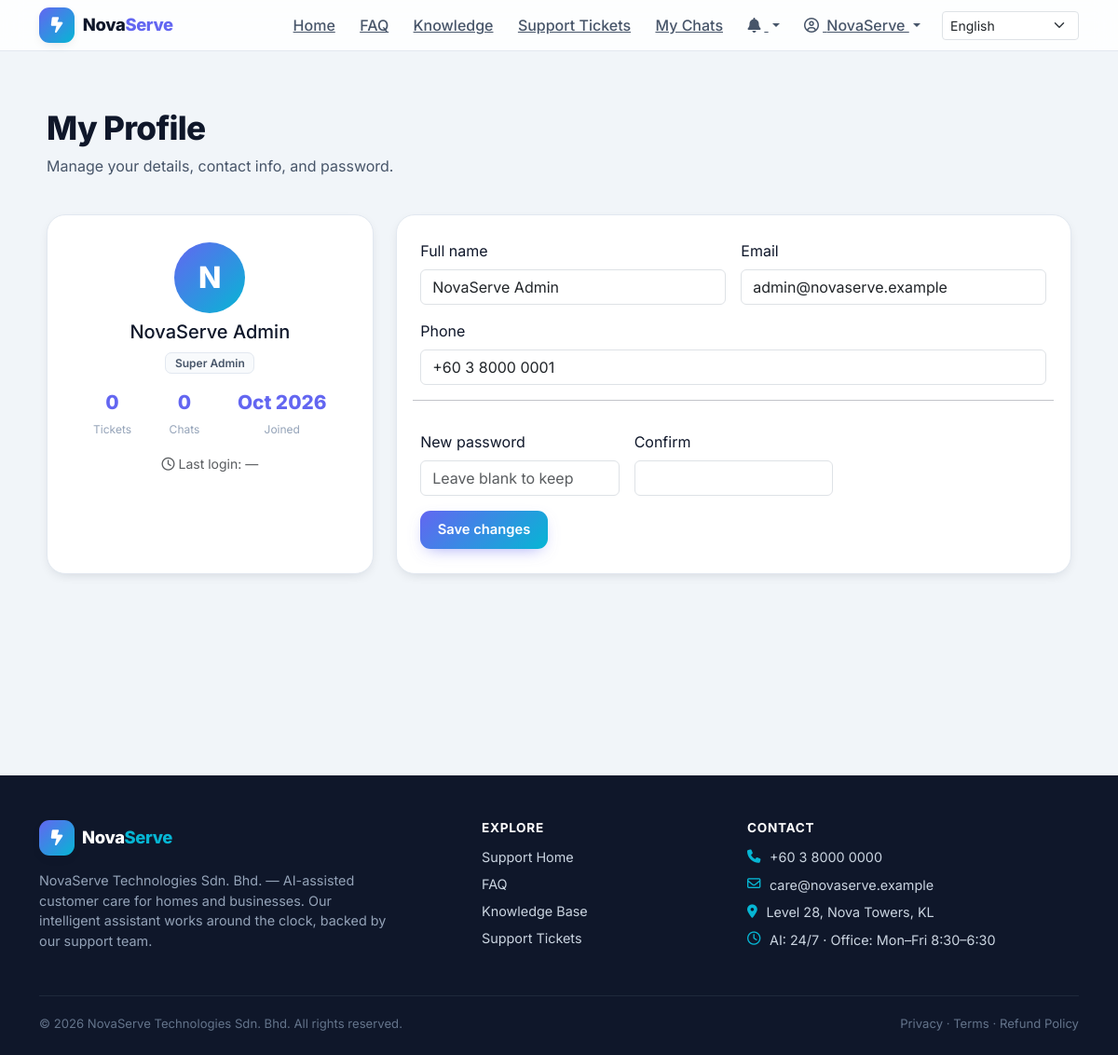
The app's page /profile.php (signed in) with its own data.
### tables this page shows
CREATE TABLE users (
  id            INT UNSIGNED AUTO_INCREMENT PRIMARY KEY,
  role          ENUM('super_admin','staff','content_mgr','customer') NOT NULL DEFAULT 'customer',
  name          VARCHAR(120) NOT NULL,
  email         VARCHAR(160) NOT NULL UNIQUE,
  phone         VARCHAR(40)  NULL,
  password      VARCHAR(255) NOT NULL,
  status        ENUM('active','disabled','pending') NOT NULL DEFAULT 'active',
  last_login_at DATETIME NULL,
  created_at    DATETIME NOT NULL DEFAULT CURRENT_TIMESTAMP,
  updated_at    DATETIME NOT NULL DEFAULT CURRENT_TIMESTAMP ON UPDATE CURRENT_TIMESTAMP,
  INDEX idx_users_role (role),
  INDEX idx_users_status (status)
);

### includes/bootstrap.php (called while the page is built, shortened)
<?php
require_once __DIR__ . '/../config/db.php';
function app_base(): string
{
    if (defined('APP_URL') && APP_URL !== '') {
        return APP_URL;
    }
    $script = str_replace('\\', '/', dirname($_SERVER['SCRIPT_NAME'] ?? '/'));
    return rtrim($script, '/');
}

### includes/helpers.php (called while the page is built, shortened)
<?php
require_once __DIR__ . '/bootstrap.php';
function e(?string $value): string
{
    return htmlspecialchars((string) $value, ENT_QUOTES | ENT_SUBSTITUTE, 'UTF-8');
}
function url(string $path = ''): string
{
    $base = rtrim(app_base(), '/');
    return $base . '/' . $path;
}
function fmt_date(?string $ts, string $format = 'd M Y H:i'): string
{
    try {
        return date($format, strtotime($ts));
    } catch (Exception $ex) {
        return $ts;
    }
}

### config/db.php (called while the page is built, shortened)
<?php
function db(): PDO
{
    static $pdo = null;
    if ($pdo instanceof PDO) {
        return $pdo;
    }
    $cfgFile = __DIR__ . '/install_config.php';
    if (is_file($cfgFile)) {
        $cfg = require $cfgFile;
        $host = $cfg['db_host'] ?? DB_HOST;
        $port = $cfg['db_port'] ?? DB_PORT;
        $name = $cfg['db_name'] ?? DB_NAME;
        $user = $cfg['db_user'] ?? DB_USER;
        $pass = $cfg['db_pass'] ?? DB_PASS;
    } else {
        $host = DB_HOST;
        $port = DB_PORT;
        $name = DB_NAME;
        $user = DB_USER;
        $pass = DB_PASS;
    }
    $dsn = "mysql:host={$host};port={$port};dbname={$name};charset=utf8mb4";
    try {
        $pdo = new PDO($dsn, $user, $pass, [
            PDO::ATTR_ERRMODE            => PDO::ERRMODE_EXCEPTION,
            PDO::ATTR_DEFAULT_FETCH_MODE => PDO::FETCH_ASSOC,
            PDO::ATTR_EMULATE_PREPARES   => false,
        ]);
    } catch (PDOException $e) {
        error_log('DB connection failed: ' . $e->getMessage());
        http_response_code(500);
        if (APP_DEBUG) {
            exit('Database connection failed: ' . htmlspecialchars($e->getMessage()));
        }
        exit('Something went wrong. Please try again later.');
    }
    return $pdo;
}

### includes/auth.php (called while the page is built, shortened)
<?php
require_once __DIR__ . '/helpers.php';
function role_label(string $role): string
{
    return match ($role) {
        'super_admin' => 'Super Admin',
        'staff'       => 'Support Staff',
        'content_mgr' => 'Content Manager',
        default       => 'Customer',
    };
}
function current_user(): ?array
{
    static $cached = null;
    if ($cached !== null) {
        return $cached['id'] == $_SESSION['user_id'] ? $cached['row'] : null;
    }
    try {
        $stmt = db()->prepare('SELECT * FROM users WHERE id = :id AND status = "active" LIMIT 1');
        $stmt->execute([':id' => $_SESSION['user_id']]);
        $row = $stmt->fetch() ?: null;
    } catch (Throwable $e) {
        $row = null;
    }
    $cached = ['id' => $_SESSION['user_id'], 'row' => $row];
    return $row;
}
function is_logged_in(): bool
{
    return current_user() !== null;
}
function require_login(): void
{
    if (!is_logged_in()) {
        $_SESSION['intended'] = $_SERVER['REQUEST_URI'] ?? '/';
        redirect('login.php');
    }
}

### profile.php (the view, shortened to what this page needs)
<?php
require_once __DIR__ . '/includes/auth.php';
require_login();
$me = current_user();
$t = db()->prepare('SELECT COUNT(*) c FROM support_tickets WHERE customer_id = :c');
$t->execute([':c' => $me['id']]);
$ticketCount = (int) $t->fetch()['c'];
$c = db()->prepare('SELECT COUNT(*) c FROM conversations WHERE customer_id = :c');
$c->execute([':c' => $me['id']]);
$convCount = (int) $c->fetch()['c'];
require __DIR__ . '/includes/header.php';
?>
<div class="container ns-page">
  <div class="ns-page-head"><div><h1 class="ns-h1">My Profile</h1>
    <p class="ns-lead">Manage your details, contact info, and password.</p></div></div>
  <div class="row g-4">
    <div class="col-lg-4">
      <div class="ns-profile-card text-center">
        <div class="ns-avatar-lg"><?= e(ucwords(explode(' ', $me['name'])[0]))[0] ?></div>
        <h5 class="mt-2"><?= e($me['name']) ?></h5>
        <span class="ns-tag-mute"><?= e(role_label($me['role'])) ?></span>
        <div class="ns-profile-stats mt-3">
          <div><strong><?= $ticketCount ?></strong><small>Tickets</small></div>
          <div><strong><?= $convCount ?></strong><small>Chats</small></div>
          <div><strong><?= e(fmt_date($me['created_at'], 'M Y')) ?></strong><small>Joined</small></div>
        </div>
        <small class="text-muted d-block mt-3"><i class="fa-regular fa-clock me-1"></i>Last login: <?= $me['last_login_at'] ? fmt_date($me['last_login_at']) : '—' ?></small>
      </div>
    </div>
    <div class="col-lg-8">
      <div class="ns-form-card">
        <form method="post" class="row g-3">
          <div class="col-md-6"><label class="form-label">Full name</label><input name="name" class="form-control" value="<?= e($me['name']) ?>" required></div>
          <div class="col-md-6"><label class="form-label">Email</label><input type="email" name="email" class="form-control" value="<?= e($me['email']) ?>" required></div>
          <div class="col-12"><label class="form-label">Phone</label><input name="phone" class="form-control" value="<?= e($me['phone'] ?? '') ?>"></div>
          <hr>
          <div class="col-md-4"><label class="form-label">New password</label><input type="password" name="password" class="form-control" placeholder="Leave blank to keep"></div>
          <div class="col-md-4"><label class="form-label">Confirm</label><input type="password" name="password2" class="form-control"></div>
          <div class="col-12"><button class="ns-btn-cta" type="submit">Save changes</button></div>
        </form>
      </div>
    </div>
  </div>
</div>
<?php require __DIR__ . '/includes/footer.php'; ?>

### includes/header.php (shortened to what this page needs)
<?php
require_once __DIR__ . '/auth.php';
$user = current_user();
$lang = $_SESSION['lang'] ?? 'en';
?>
<!doctype html>
<html lang="<?= $lang === 'ms' ? 'ms' : ($lang === 'zh' ? 'zh' : 'en') ?>">
<head>
<link href="https://cdn.jsdelivr.net/npm/bootstrap@5.3.3/dist/css/bootstrap.min.css" rel="stylesheet">
<link href="https://cdnjs.cloudflare.com/ajax/libs/font-awesome/6.5.1/css/all.min.css" rel="stylesheet">
<link href="<?= url('assets/css/style.css') ?>" rel="stylesheet">
</head>
<body class="ns-customer">
<nav class="ns-navbar navbar navbar-expand-lg fixed-top">
  <div class="container">
    <a class="ns-brand" href="<?= url('index.php') ?>">
      <span class="ns-brand-mark"><i class="fa-solid fa-bolt-lightning"></i></span>
      <span class="ns-brand-text">Nova<span>Serve</span></span>
    </a>
    <div class="collapse navbar-collapse" id="nsNav">
      <ul class="navbar-nav ms-auto align-items-lg-center gap-lg-1">
        <li class="nav-item"><a class="ns-navlink" href="<?= url('index.php') ?>">Home</a></li>
        <li class="nav-item"><a class="ns-navlink" href="<?= url('faq.php') ?>">FAQ</a></li>
        <li class="nav-item"><a class="ns-navlink" href="<?= url('knowledge.php') ?>">Knowledge</a></li>
        <li class="nav-item"><a class="ns-navlink" href="<?= url('ticket.php') ?>">Support Tickets</a></li>
        <?php if ($user): ?>
          <li class="nav-item"><a class="ns-navlink" href="<?= url('conversations.php') ?>">My Chats</a></li>
          <li class="nav-item dropdown">
            <a class="ns-navlink dropdown-toggle" href="#" data-bs-toggle="dropdown">
              <i class="fa-solid fa-bell me-1"></i>
            </a>
          </li>
          <li class="nav-item dropdown">
            <a class="ns-navlink dropdown-toggle" href="#" data-bs-toggle="dropdown">
              <i class="fa-regular fa-circle-user me-1"></i> <?= e(explode(' ', $user['name'])[0]) ?>
            </a>
          </li>
        <?php else: ?>
          <li class="nav-item"><a class="ns-navlink" href="<?= url('login.php') ?>">Sign in</a></li>
          <li class="nav-item"><a class="ns-btn-cta" href="<?= url('register.php') ?>">Create account</a></li>
        <?php endif; ?>
        <li class="nav-item ms-lg-2">
          <div class="ns-lang">
            <select id="langSelect" class="form-select form-select-sm ns-lang-select" aria-label="Language">
              <option value="en" <?= $lang==='en'?'selected':'' ?>>English</option>
            </select>
          </div>
        </li>
      </ul>
    </div>
  </div>
</nav>
<main class="ns-main">

### assets/css/style.css (style rules this page uses)
:root { --ns-indigo: #6366f1; --ns-indigo-dark: #4f46e5; --ns-cyan: #06b6d4; --ns-green: #10b981; --ns-amber: #f59e0b; --ns-rose: #f43f5e; --ns-violet: #8b5cf6; --ns-ink: #0f172a; --ns-ink-soft: #475569; --ns-muted: #94a3b8; --ns-line: #e2e8f0; --ns-surface: #ffffff; --ns-surface-2: #f8fafc; --ns-bg: #f1f5f9; --ns-grad: linear-gradient(135deg, #6366f1 0%, #06b6d4 100%); --ns-radius: 14px; --ns-radius-lg: 20px; --ns-shadow: 0 10px 30px -12px rgba(15, 23, 42, .25); --ns-shadow-sm: 0 4px 14px -6px rgba(15, 23, 42, .2); }
* { box-sizing: border-box; }
body.ns-customer { font-family: 'Inter', system-ui, -apple-system, sans-serif; background: var(--ns-bg); color: var(--ns-ink); margin: 0; line-height: 1.5; }
.ns-navbar { background: rgba(255,255,255,.85); backdrop-filter: blur(12px); border-bottom: 1px solid var(--ns-line); z-index: 1030; }
.ns-brand { display: inline-flex; align-items: center; gap: .55rem; text-decoration: none; }
.ns-brand-mark { width: 38px; height: 38px; border-radius: 11px; background: var(--ns-grad); display: inline-flex; align-items: center; justify-content: center; color: #fff; font-size: 1.05rem; box-shadow: var(--ns-shadow-sm); }
.ns-brand-text { font-weight: 800; font-size: 1.15rem; color: var(--ns-ink); letter-spacing: -.02em; }
.ns-brand-text span { color: var(--ns-indigo); }
.ns-navlink { color: var(--ns-ink-soft); font-weight: 500; padding: .35rem .7rem; border-radius: 9px; transition: .18s; }
.ns-lang-select { width: auto; min-width: 130px; }
.ns-btn-cta { display: inline-flex; align-items: center; justify-content: center; gap: .35rem; background: var(--ns-grad); color: #fff; border: none; border-radius: 11px; padding: .6rem 1.15rem; font-weight: 600; font-size: .92rem; cursor: pointer; transition: transform .15s, box-shadow .15s; text-decoration: none; box-shadow: 0 6px 18px -8px rgba(99,102,241,.7); }
.ns-main { min-height: 100vh; padding-top: 84px; padding-bottom: 60px; }
.ns-page { max-width: 1100px; margin: 0 auto; padding: 32px 0; }
.ns-page-head { display: flex; justify-content: space-between; align-items: flex-end; flex-wrap: wrap; gap: 1rem; margin-bottom: 1.5rem; }
.ns-h1 { font-weight: 800; letter-spacing: -.02em; font-size: clamp(1.6rem, 4vw, 2.2rem); color: var(--ns-ink); }
.ns-lead { color: var(--ns-ink-soft); }
.ns-tag-mute { background: var(--ns-surface-2); border: 1px solid var(--ns-line); color: var(--ns-ink-soft); font-size: .75rem; font-weight: 600; padding: .2rem .6rem; border-radius: 7px; }
.ns-profile-card { background: var(--ns-surface); border: 1px solid var(--ns-line); border-radius: var(--ns-radius-lg); padding: 1.8rem; box-shadow: var(--ns-shadow-sm); height: 100%; }
.ns-avatar-lg { width: 76px; height: 76px; border-radius: 50%; background: var(--ns-grad); color: #fff; font-size: 2rem; font-weight: 800; display: inline-flex; align-items: center; justify-content: center; }
.ns-profile-stats { display: flex; justify-content: space-around; text-align: center; }
.ns-profile-stats strong { display: block; font-size: 1.3rem; color: var(--ns-indigo); font-weight: 800; }
.ns-profile-stats small { color: var(--ns-muted); font-size: .75rem; }
.ns-form-card { background: var(--ns-surface); border: 1px solid var(--ns-line); border-radius: var(--ns-radius-lg); padding: 1.6rem; box-shadow: var(--ns-shadow-sm); }

### records on screen
users: name "NovaServe", name "N", name "NovaServe Admin", role "Super Admin", created_at "Oct 2026", email "admin@novaserve.example", phone "+60 3 8000 0001"

### other values on screen
$ticketCount "0"
$convCount "0"
